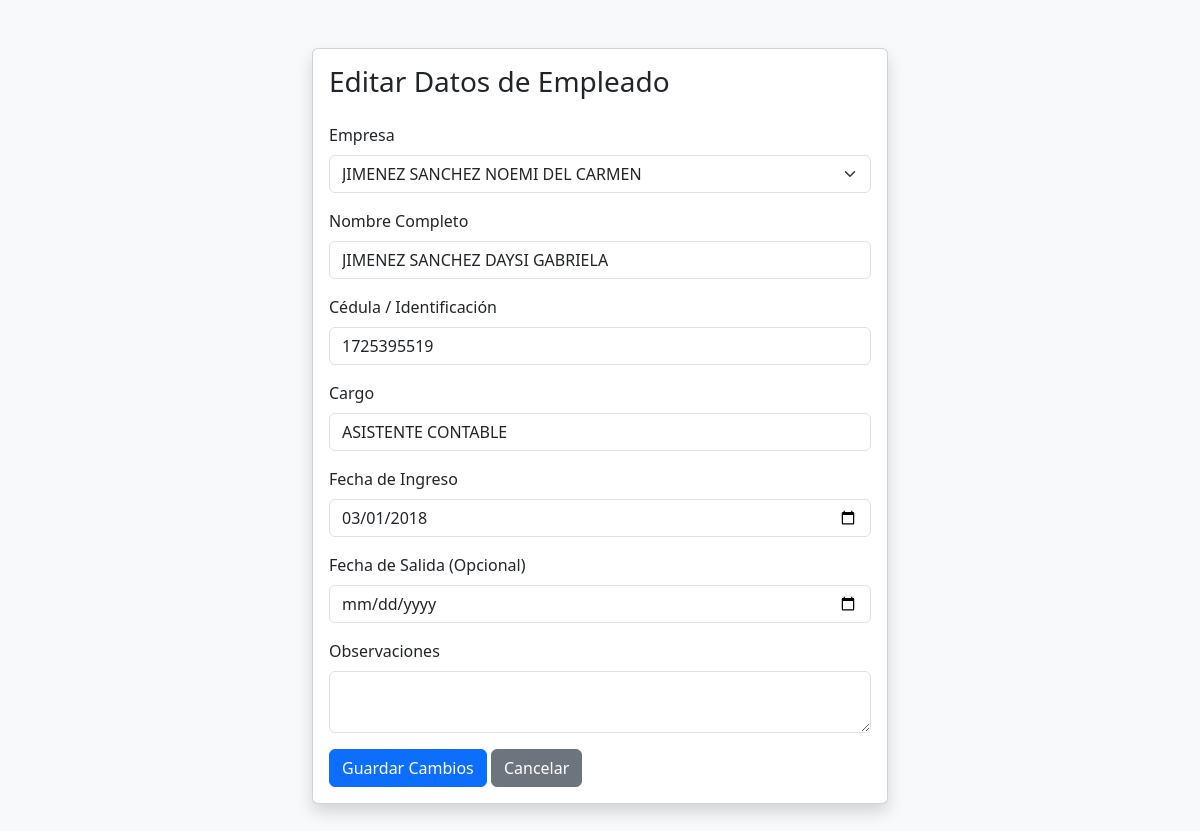
The app's page /empleado/1/editar (signed in) with its own data.
### tables this page shows
CREATE TABLE empleados (
        id INTEGER PRIMARY KEY AUTOINCREMENT,
        empresa_id INTEGER NOT NULL,
        nombre TEXT NOT NULL,
        cedula TEXT,
        fecha_ingreso TEXT NOT NULL,
        fecha_salida TEXT,
        observaciones TEXT, cargo TEXT,
        FOREIGN KEY (empresa_id) REFERENCES empresas(id)
    );

### app.py (the view, shortened to what this page needs)
@app.route("/empleado/<empleado_id>/editar", methods=["GET", "POST"])
def editar_empleado(empleado_id):
    user = current_user()
    if not user_can_manage(user):
        return redirect(url_for("index"))
    db = get_db()
    empleado_document = db.collection("empleados").document(str(empleado_id)).get()
    empleado = as_row(empleado_document) if empleado_document.exists else None
    if not empleado or not user_has_access_to_empresa(empleado["empresa_id"]):
        return "Empleado no encontrado o sin permisos", 404
    if user["rol"] == "SUPERADMIN":
        empresas = collection_rows(db, "empresas", "nombre")
    else:
        empresa = db.collection("empresas").document(str(user["empresa_id"])).get()
        empresas = [as_row(empresa)] if empresa.exists else []
    return render_template("empleado_edit.html", empleado=empleado, empresas=empresas, user=user)

### app.py (called while the page is built)
def get_db():
    if not hasattr(get_db, "local_db"):
        get_db.local_db = LocalDatabase(LOCAL_DB)
    return get_db.local_db

def as_row(document):
    data = document.to_dict()
    data["id"] = document.id
    return data

def collection_rows(db, collection_name, order_field=None):
    query = db.collection(collection_name)
    if order_field:
        try:
            query = query.order_by(order_field)
        except Exception:
            pass
    return [as_row(document) for document in query.stream()]

def current_user():
    if "user_id" not in session:
        return None
    document = get_db().collection("usuarios").document(str(session["user_id"])).get()
    return as_row(document) if document.exists else None

def user_has_access_to_empresa(empresa_id):
    user = current_user()
    if not user:
        return False
    if user["rol"] == "SUPERADMIN":
        return True
    return str(user["empresa_id"]) == str(empresa_id)

def user_can_manage(user):
    return user and user["rol"] in ("ADMIN", "SUPERADMIN")

    def to_dict(self):
        return dict(self._data) if self._data is not None else None

    def order_by(self, field):
        return LocalQuery(self.db, self.collection_name, self.filters, field, self.limit_value)

    def stream(self):
        cursor = self.db.execute(f"SELECT * FROM {self.collection_name}")
        rows = cursor.fetchall()
        columns = [column[0] for column in cursor.description]
        data = [dict(zip(columns, row)) for row in rows]
        for field, value in self.filters:
            data = [item for item in data if item.get(field) == value]
        if self.order_field:
            data.sort(key=lambda item: (item.get(self.order_field) is None, item.get(self.order_field)))
        if self.limit_value is not None:
            data = data[:self.limit_value]
        return [LocalDocument(item.pop("id"), item) for item in data]

    def document(self, document_id):
        return LocalDocumentReference(self.db, self.collection_name, document_id)

    def get(self):
        cursor = self.db.execute(
            f"SELECT * FROM {self.collection_name} WHERE id = ?", (self.document_id,)
        )
        row = cursor.fetchone()
        if row is None:
            return LocalDocument(self.document_id, None)
        columns = [column[0] for column in cursor.description]
        data = dict(zip(columns, row))
        data.pop("id", None)
        return LocalDocument(self.document_id, data)

### templates/empleado_edit.html (shortened to what this page needs)
<!DOCTYPE html>
<html lang="es">
<head>
    <link rel="stylesheet" href="https://cdn.jsdelivr.net/npm/bootstrap@5.3.0/dist/css/bootstrap.min.css">
</head>
<body class="bg-light py-5">
    <div class="container" style="max-width: 600px;">
        <div class="card shadow">
            <div class="card-body">
                <h3 class="mb-4">Editar Datos de Empleado</h3>
                <form method="POST">
                    <div class="mb-3">
                        <label class="form-label">Empresa</label>
                        <select name="empresa_id" class="form-select" required>
                            {% for emp in empresas %}
                            <option value="{{ emp.id }}" {% if emp.id == empleado.empresa_id %}selected{% endif %}>{{ emp.nombre }}</option>
                            {% endfor %}
                        </select>
                    </div>
                    <div class="mb-3">
                        <label class="form-label">Nombre Completo</label>
                        <input type="text" name="nombre" class="form-control" value="{{ empleado.nombre }}" required>
                    </div>
                    <div class="mb-3">
                        <label class="form-label">Cédula / Identificación</label>
                        <input type="text" name="cedula" class="form-control" value="{{ empleado.cedula or '' }}">
                    </div>
                    <div class="mb-3">
                        <label class="form-label">Cargo</label>
                        <input type="text" name="cargo" class="form-control" value="{{ empleado.cargo or '' }}" required>
                    </div>
                    <div class="mb-3">
                        <label class="form-label">Fecha de Ingreso</label>
                        <input type="date" name="fecha_ingreso" class="form-control" value="{{ empleado.fecha_ingreso }}" required>
                    </div>
                    <div class="mb-3">
                        <label class="form-label">Fecha de Salida (Opcional)</label>
                        <input type="date" name="fecha_salida" class="form-control" value="{{ empleado.fecha_salida or '' }}">
                    </div>
                    <div class="mb-3">
                        <label class="form-label">Observaciones</label>
                        <textarea name="observaciones" class="form-control" rows="2">{{ empleado.observaciones or '' }}</textarea>
                    </div>
                    <button type="submit" class="btn btn-primary">Guardar Cambios</button>
                    <a href="{{ url_for('empleado', empleado_id=empleado.id) }}" class="btn btn-secondary">Cancelar</a>
                </form>
            </div>
        </div>
    </div>
</body>
</html>

### records on screen
empleados: nombre "JIMENEZ SANCHEZ DAYSI GABRIELA", cedula "1725395519", cargo "ASISTENTE CONTABLE", fecha_ingreso "03/01/2018"

### other values on screen
form field empresa_id "JIMENEZ SANCHEZ NOEMI DEL CARMEN"
